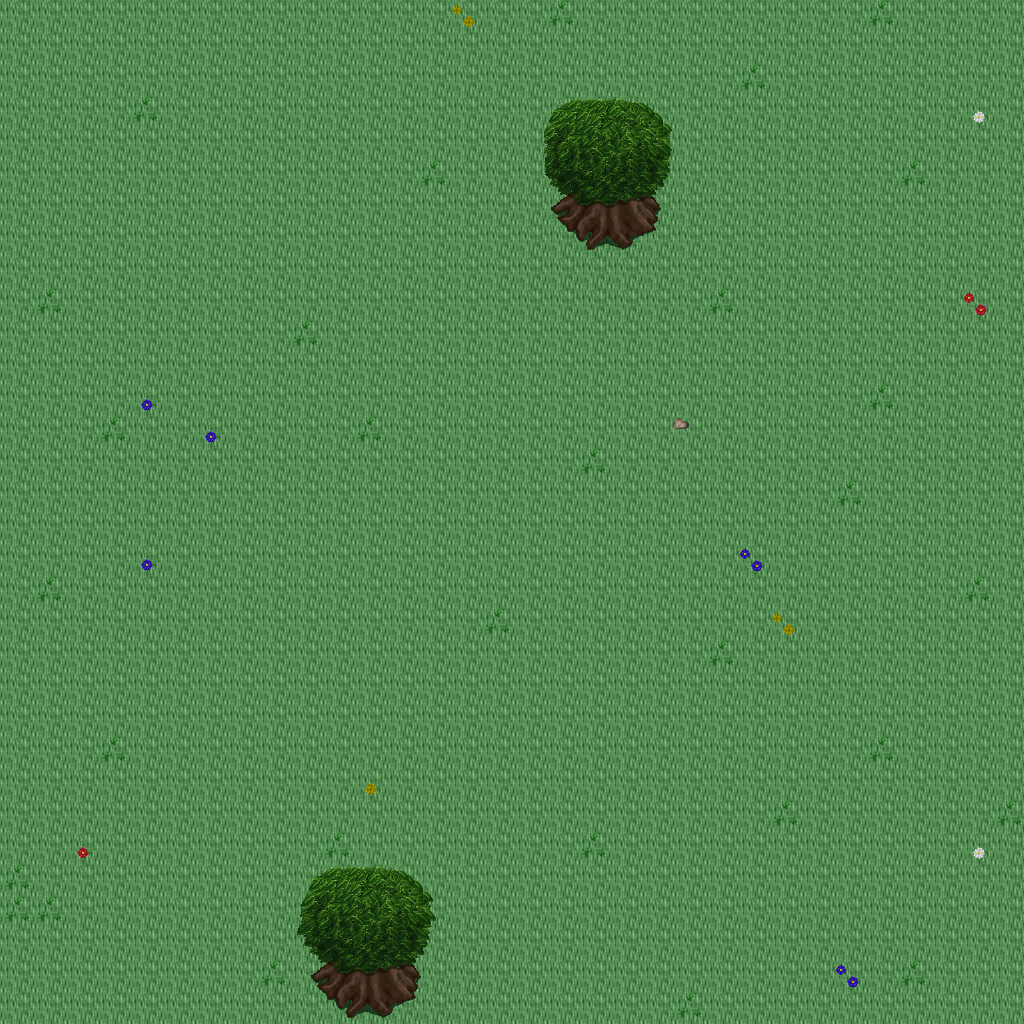

Below is a game level as drawn by its tile map, then a one-line description and the .tmx that defines it (tile-layer data replaced by summaries):
An orthogonal 32x32 tile map with 32x32 px tiles, 5 tile layers (Ground, Objects, Objects2, Above, ...), 1 hidden layer not drawn, 49 tilesets.

<map version="1.10" tiledversion="1.11.0" orientation="orthogonal" renderorder="right-down" width="32" height="32" tilewidth="32" tileheight="32" infinite="0" nextlayerid="11" nextobjectid="1">
 <tileset firstgid="1" name="ground_ground" tilewidth="32" tileheight="32" tilecount="33" columns="3">
  <image source="../drawable/ground_ground.png" width="96" height="352" />
 </tileset>
 <tileset firstgid="34" name="building_castle" tilewidth="32" tileheight="32" tilecount="320" columns="20">
  <image source="../drawable/building_castle.png" width="640" height="512" />
 </tileset>
 <tileset firstgid="354" name="furniture_carpet_carpets_2" tilewidth="32" tileheight="32" tilecount="20" columns="4">
  <image source="../drawable/furniture_carpet_carpets_2.png" width="128" height="160" />
 </tileset>
 <tileset firstgid="374" name="ground_indoor_tiles" tilewidth="32" tileheight="32" tilecount="8" columns="2">
  <image source="../drawable/ground_indoor_tiles.png" width="64" height="128" />
 </tileset>
 <tileset firstgid="382" name="ground_water_pool" tilewidth="32" tileheight="32" tilecount="72" columns="3">
  <image source="../drawable/ground_water_pool.png" width="96" height="768" />
 </tileset>
 <tileset firstgid="454" name="ground_brown_paving" tilewidth="32" tileheight="32" tilecount="2" columns="2">
  <image source="../drawable/ground_brown_paving.png" width="64" height="32" />
 </tileset>
 <tileset firstgid="456" name="ground_spikes" tilewidth="32" tileheight="32" tilecount="1" columns="1">
  <image source="../drawable/ground_spikes.png" width="32" height="32" />
 </tileset>
 <tileset firstgid="457" name="ground_ridge_earth_dark" tilewidth="32" tileheight="32" tilecount="96" columns="12">
  <image source="../drawable/ground_ridge_earth_dark.png" width="384" height="256" />
 </tileset>
 <tileset firstgid="553" name="plant_grasses" tilewidth="32" tileheight="32" tilecount="6" columns="3">
  <image source="../drawable/plant_grasses.png" width="96" height="64" />
 </tileset>
 <tileset firstgid="559" name="ground_water_pool_corners" tilewidth="32" tileheight="32" tilecount="72" columns="3">
  <image source="../drawable/ground_water_pool_corners.png" width="96" height="768" />
 </tileset>
 <tileset firstgid="631" name="building_fence_fence_chunky" tilewidth="32" tileheight="32" tilecount="21" columns="3">
  <image source="../drawable/building_fence_fence_chunky.png" width="96" height="224" />
 </tileset>
 <tileset firstgid="652" name="ground_earth_edges" tilewidth="32" tileheight="32" tilecount="18" columns="6">
  <image source="../drawable/ground_earth_edges.png" width="192" height="96" />
 </tileset>
 <tileset firstgid="670" name="ground_rock_pebbles" tilewidth="32" tileheight="32" tilecount="3" columns="1">
  <image source="../drawable/ground_rock_pebbles.png" width="32" height="96" />
 </tileset>
 <tileset firstgid="673" name="ground_square_patch" tilewidth="32" tileheight="32" tilecount="9" columns="3">
  <image source="../drawable/ground_square_patch.png" width="96" height="96" />
 </tileset>
 <tileset firstgid="682" name="plant_leaves" tilewidth="32" tileheight="32" tilecount="8" columns="4">
  <image source="../drawable/plant_leaves.png" width="128" height="64" />
 </tileset>
 <tileset firstgid="690" name="item_corpse_skull_dark" tilewidth="32" tileheight="32" tilecount="2" columns="2">
  <image source="../drawable/item_corpse_skull_dark.png" width="64" height="32" />
 </tileset>
 <tileset firstgid="692" name="item_corpse_skeleton" tilewidth="32" tileheight="32" tilecount="4" columns="2">
  <image source="../drawable/item_corpse_skeleton.png" width="64" height="64" />
 </tileset>
 <tileset firstgid="696" name="furniture_table_grey_fancy" tilewidth="32" tileheight="32" tilecount="9" columns="3">
  <image source="../drawable/furniture_table_grey_fancy.png" width="96" height="96" />
 </tileset>
 <tileset firstgid="705" name="furniture_table_grey_long" tilewidth="32" tileheight="32" tilecount="4" columns="2">
  <image source="../drawable/furniture_table_grey_long.png" width="64" height="64" />
 </tileset>
 <tileset firstgid="709" name="furniture_table_grey_plain" tilewidth="32" tileheight="32" tilecount="9" columns="3">
  <image source="../drawable/furniture_table_grey_plain.png" width="96" height="96" />
 </tileset>
 <tileset firstgid="718" name="item_gothic_slab" tilewidth="32" tileheight="32" tilecount="1" columns="1">
  <image source="../drawable/item_gothic_slab.png" width="32" height="32" />
 </tileset>
 <tileset firstgid="719" name="logic_creature_gnome" tilewidth="32" tileheight="32" tilecount="6" columns="6">
  <image source="../drawable/logic_creature_gnome.png" width="192" height="32" />
 </tileset>
 <tileset firstgid="725" name="logic_creature_animal" tilewidth="32" tileheight="32" tilecount="32" columns="8">
  <image source="../drawable/logic_creature_animal.png" width="256" height="128" />
 </tileset>
 <tileset firstgid="757" name="logic_collision" tilewidth="32" tileheight="32" tilecount="1" columns="1">
  <image source="../drawable/logic_collision.png" width="32" height="32" />
 </tileset>
 <tileset firstgid="758" name="ground_water_pool_deep" tilewidth="32" tileheight="32" tilecount="72" columns="3">
  <image source="../drawable/ground_water_pool_deep.png" width="96" height="768" />
 </tileset>
 <tileset firstgid="830" name="object_suspension_bridge" tilewidth="32" tileheight="32" tilecount="24" columns="3">
  <image source="../drawable/object_suspension_bridge.png" width="96" height="256" />
 </tileset>
 <tileset firstgid="854" name="plant_flower_daisy_blue" tilewidth="32" tileheight="32" tilecount="8" columns="2">
  <image source="../drawable/plant_flower_daisy_blue.png" width="64" height="128" />
 </tileset>
 <tileset firstgid="862" name="plant_flower_daisy_red" tilewidth="32" tileheight="32" tilecount="8" columns="2">
  <image source="../drawable/plant_flower_daisy_red.png" width="64" height="128" />
 </tileset>
 <tileset firstgid="870" name="plant_flower_daisy_white" tilewidth="32" tileheight="32" tilecount="8" columns="2">
  <image source="../drawable/plant_flower_daisy_white.png" width="64" height="128" />
 </tileset>
 <tileset firstgid="878" name="plant_flower_daisy_yellow" tilewidth="32" tileheight="32" tilecount="8" columns="2">
  <image source="../drawable/plant_flower_daisy_yellow.png" width="64" height="128" />
 </tileset>
 <tileset firstgid="886" name="plant_tree_tree_green" tilewidth="32" tileheight="32" tilecount="88" columns="8">
  <image source="../drawable/plant_tree_tree_green.png" width="256" height="352" />
 </tileset>
 <tileset firstgid="974" name="ground_rock_pebbles" tilewidth="32" tileheight="32" tilecount="3" columns="1">
  <image source="../drawable/ground_rock_pebbles.png" width="32" height="96" />
 </tileset>
 <tileset firstgid="977" name="item_banners_flag" tilewidth="32" tileheight="32" tilecount="12" columns="3">
  <image source="../drawable/item_banners_flag.png" width="96" height="128" />
 </tileset>
 <tileset firstgid="989" name="item_flagpole" tilewidth="32" tileheight="32" tilecount="3" columns="1">
  <image source="../drawable/item_flagpole.png" width="32" height="96" />
 </tileset>
 <tileset firstgid="992" name="furniture_chair_bench_white" tilewidth="32" tileheight="32" tilecount="8" columns="2">
  <image source="../drawable/furniture_chair_bench_white.png" width="64" height="128" />
 </tileset>
 <tileset firstgid="1000" name="item_statue_flowered_arch" tilewidth="32" tileheight="32" tilecount="24" columns="6">
  <image source="../drawable/item_statue_flowered_arch.png" width="192" height="128" />
 </tileset>
 <tileset firstgid="1024" name="building_decoration_block" tilewidth="32" tileheight="32" tilecount="2" columns="2">
  <image source="../drawable/building_decoration_block.png" width="64" height="32" />
 </tileset>
 <tileset firstgid="1026" name="building_decoration_orbpedestal" tilewidth="32" tileheight="32" tilecount="2" columns="1">
  <image source="../drawable/building_decoration_orbpedestal.png" width="32" height="64" />
 </tileset>
 <tileset firstgid="1028" name="item_statue_urn_with_flowers" tilewidth="32" tileheight="32" tilecount="2" columns="1">
  <image source="../drawable/item_statue_urn_with_flowers.png" width="32" height="64" />
 </tileset>
 <tileset firstgid="1030" name="building_decoration_pool" tilewidth="32" tileheight="32" tilecount="9" columns="3">
  <image source="../drawable/building_decoration_pool.png" width="96" height="96" />
 </tileset>
 <tileset firstgid="1039" name="item_statue_romanic_art1" tilewidth="32" tileheight="32" tilecount="4" columns="2">
  <image source="../drawable/item_statue_romanic_art1.png" width="64" height="64" />
 </tileset>
 <tileset firstgid="1043" name="building_wall_int_clay" tilewidth="32" tileheight="32" tilecount="100" columns="10">
  <image source="../drawable/building_wall_int_clay.png" width="320" height="320" />
 </tileset>
 <tileset firstgid="1143" name="ground_green_paving" tilewidth="32" tileheight="32" tilecount="18" columns="3">
  <image source="../drawable/ground_green_paving.png" width="96" height="192" />
 </tileset>
 <tileset firstgid="1161" name="logic_protection" tilewidth="32" tileheight="32" tilecount="2" columns="2">
  <image source="../drawable/logic_protection.png" width="64" height="32" />
 </tileset>
 <tileset firstgid="1163" name="furniture_other_stick" tilewidth="32" tileheight="32" tilecount="2" columns="1">
  <image source="../drawable/furniture_other_stick.png" width="32" height="64" />
 </tileset>
 <tileset firstgid="1165" name="item_scrying_orb" tilewidth="32" tileheight="32" tilecount="8" columns="8">
  <image source="../drawable/item_scrying_orb.png" width="256" height="32" />
 </tileset>
 <tileset firstgid="1173" name="light_dim_light_7x5" tilewidth="32" tileheight="32" tilecount="35" columns="7">
  <image source="../drawable/light_dim_light_7x5.png" width="224" height="160" />
 </tileset>
 <tileset firstgid="1208" name="light_light_5x5" tilewidth="32" tileheight="32" tilecount="25" columns="5">
  <image source="../drawable/light_light_5x5.png" width="160" height="160" />
 </tileset>
 <tileset firstgid="1233" name="furniture_light_lamp_bronze" tilewidth="32" tileheight="32" tilecount="3" columns="1">
  <image source="../drawable/furniture_light_lamp_bronze.png" width="32" height="96" />
 </tileset>
 <layer id="1" name="Ground" width="32" height="32">
  <data>[1024 cells, 1024 non-empty, 1 distinct tile ids]</data>
 </layer>
 <layer id="2" name="Objects" width="32" height="32">
  <data>[1024 cells, 55 non-empty, 20 distinct tile ids]</data>
 </layer>
 <layer id="3" name="Objects2" width="32" height="32">
  <data>[1024 cells, 0 non-empty, 0 distinct tile ids]</data>
 </layer>
 <layer id="4" name="Above" width="32" height="32">
  <data>[1024 cells, 32 non-empty, 32 distinct tile ids]</data>
 </layer>
 <layer id="5" name="Above2" width="32" height="32">
  <data>[1024 cells, 0 non-empty, 0 distinct tile ids]</data>
 </layer>
 <layer id="6" name="Walkable" width="32" height="32" visible="0">
  <data>[1024 cells, 12 non-empty, 1 distinct tile ids]</data>
 </layer>
 <objectgroup id="7" name="Mapevents" />
 <objectgroup id="8" name="Spawn" />
 <objectgroup id="9" name="Keys" />
 <objectgroup id="10" name="Replace" />
</map>
